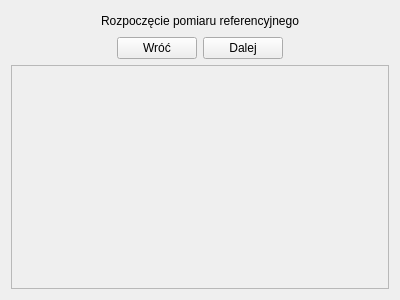
<?xml version="1.0" encoding="UTF-8"?>
<ui version="4.0">
 <class>Form</class>
 <widget class="QWidget" name="Form">
  <property name="geometry">
   <rect>
    <x>0</x>
    <y>0</y>
    <width>400</width>
    <height>300</height>
   </rect>
  </property>
  <property name="windowTitle">
   <string>Form</string>
  </property>
  <layout class="QVBoxLayout" name="verticalLayout">
   <item>
    <layout class="QHBoxLayout" name="horizontalLayout">
     <item>
      <spacer name="horizontalSpacer">
       <property name="orientation">
        <enum>Qt::Horizontal</enum>
       </property>
       <property name="sizeHint" stdset="0">
        <size>
         <width>40</width>
         <height>20</height>
        </size>
       </property>
      </spacer>
     </item>
     <item>
      <widget class="QLabel" name="label">
       <property name="text">
        <string>Rozpoczęcie pomiaru referencyjnego</string>
       </property>
      </widget>
     </item>
     <item>
      <spacer name="horizontalSpacer_2">
       <property name="orientation">
        <enum>Qt::Horizontal</enum>
       </property>
       <property name="sizeHint" stdset="0">
        <size>
         <width>40</width>
         <height>20</height>
        </size>
       </property>
      </spacer>
     </item>
    </layout>
   </item>
   <item>
    <layout class="QHBoxLayout" name="horizontalLayout_5">
     <item>
      <spacer name="horizontalSpacer_9">
       <property name="orientation">
        <enum>Qt::Horizontal</enum>
       </property>
       <property name="sizeHint" stdset="0">
        <size>
         <width>40</width>
         <height>20</height>
        </size>
       </property>
      </spacer>
     </item>
     <item>
      <widget class="QPushButton" name="back">
       <property name="text">
        <string>Wróć</string>
       </property>
      </widget>
     </item>
     <item>
      <widget class="QPushButton" name="next">
       <property name="text">
        <string>Dalej</string>
       </property>
      </widget>
     </item>
     <item>
      <spacer name="horizontalSpacer_10">
       <property name="orientation">
        <enum>Qt::Horizontal</enum>
       </property>
       <property name="sizeHint" stdset="0">
        <size>
         <width>40</width>
         <height>20</height>
        </size>
       </property>
      </spacer>
     </item>
    </layout>
   </item>
   <item>
    <widget class="QScrollArea" name="scrollArea">
     <property name="widgetResizable">
      <bool>true</bool>
     </property>
     <widget class="QWidget" name="scrollAreaWidgetContents">
      <property name="geometry">
       <rect>
        <x>0</x>
        <y>0</y>
        <width>380</width>
        <height>220</height>
       </rect>
      </property>
      <layout class="QGridLayout" name="gridLayout">
       <item row="0" column="0">
        <widget class="QMediaPlayer" name="widget" native="true"/>
       </item>
      </layout>
     </widget>
    </widget>
   </item>
  </layout>
 </widget>
 <customwidgets>
  <customwidget>
   <class>QMediaPlayer</class>
   <extends>QWidget</extends>
   <header>PyQt6.QtMultimedia</header>
   <container>1</container>
  </customwidget>
 </customwidgets>
 <resources/>
 <connections/>
</ui>
